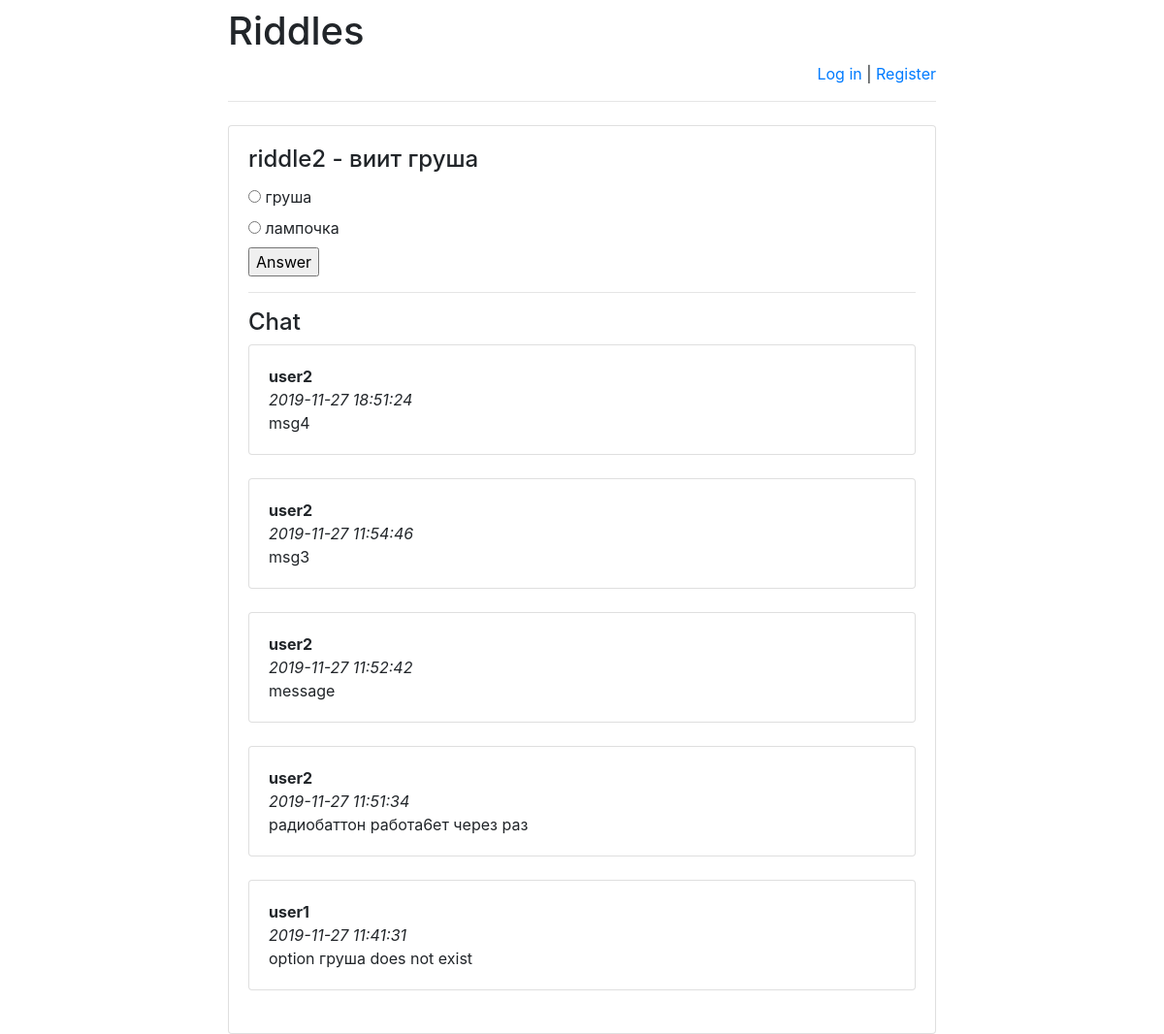
/riddles/2/, run on the app's committed database.
### riddles/models.py (models this page shows)
class Riddle(models.Model):
    riddle_text = models.CharField(max_length=255)
    pub_date = models.DateTimeField('date published')

class Option(models.Model):
    riddle = models.ForeignKey(Riddle, on_delete=models.CASCADE)
    text = models.CharField(max_length=255)
    correct = models.BooleanField(default=False)

class Message(models.Model):
    chat = models.ForeignKey(
        Riddle,
        verbose_name='Чат под загадкой',
        on_delete=models.CASCADE)
    author = models.ForeignKey(
        User,
        verbose_name='Пользователь', on_delete=models.CASCADE)
    message = models.TextField('Сообщение')
    pub_date = models.DateTimeField(
        'Дата сообщения',
        default=timezone.now)

### riddles/views.py (the view)
# urls.py: url(r'^([0-9]+)/$', views.detail, name='detail'),
def detail(request, riddle_id):
    error_message = None
    if "error_message" in request.GET:
        error_message = request.GET["error_message"]
    return render(
        request,
        "answer.html",
        {
            "riddle": get_object_or_404(
                Riddle, pk=riddle_id),
            "error_message": error_message,
            "latest_messages":
                Message.objects
                    .filter(chat_id=riddle_id)
                    .order_by('-pub_date')[:5]
        }
    )

### riddles/templates/answer.html (shortened to what this page needs)
{% extends 'base.html' %}
{% block main %}
<h4 class="card-title">{{ riddle.riddle_text }}</h4>
<form action="answer/" method="post">
    {% for option in riddle.option_set.all %}
        <input type="radio" name="option"
            id="option{{ forloop.counter }}"
            value="{{ option.id }}"/>
        <label for="option{{ forloop.counter }}">
            {{ option.text }}
        </label><br>
    {% endfor %}
    <input type="submit" value="Answer"/>
</form>
<hr>
<h4>Chat</h4>
<div id="history">
    {% for message in latest_messages %}
        <div class="card">
        <div class="card-body">
            <strong>
                {{ message.author.username }}
            </strong>
            <br/>
            <em>
                {{ message.pub_date|date:'Y-m-d H:i:s' }}
            </em>
            <br/>
            {{ message.message }}
        </div>
        </div>
        <br/>
    {% endfor %}
</div>
{% endblock %}

### riddles/templates/base.html (shortened to what this page needs)
<!doctype html>
<html lang="en">
<head>
    <link rel="stylesheet"
href="https://stackpath.bootstrapcdn.com/bootstrap/4.1.3/css/bootstrap.min.css">
</head>
<body>
<div class="container">
    <div class="row justify-content-center">
        <div class="col-8">
            <h1 class="mt-2">Riddles</h1>
            {% if user.is_authenticated %}
                <p class="text-right">
                    Hello, {{ user.username }}!
                    <a href="/riddles/logout">Log out</a> |
                    <a href="/riddles/password-change">
                        Change password
                    </a>
                </p>
            {% else %}
                <p class="text-right">
                    <a href="/riddles/login">Log in</a> |
                    <a href="/riddles/register">Register</a>
                </p>
            {% endif %}
            <hr class="mt-0 mb-4">
            <div class="card">
                <div class="card-body">
                    {% block main %}
                    {% endblock %}
                </div>
            </div>
        </div>
    </div>
</div>
</body>
</html>

### data on the page
Riddle: riddle_text "riddle2 - виит груша"
Option: text "груша"
Option: text "лампочка"
Message: author.username "user2", pub_date "2019-11-27 18:51:24", message "msg4"
Message: author.username "user2", pub_date "2019-11-27 11:54:46", message "msg3"
Message: author.username "user2", pub_date "2019-11-27 11:52:42", message "message"
Message: author.username "user2", pub_date "2019-11-27 11:51:34", message "радиобаттон работа6ет через раз"
Message: author.username "user1", pub_date "2019-11-27 11:41:31", message "option груша does not exist"
